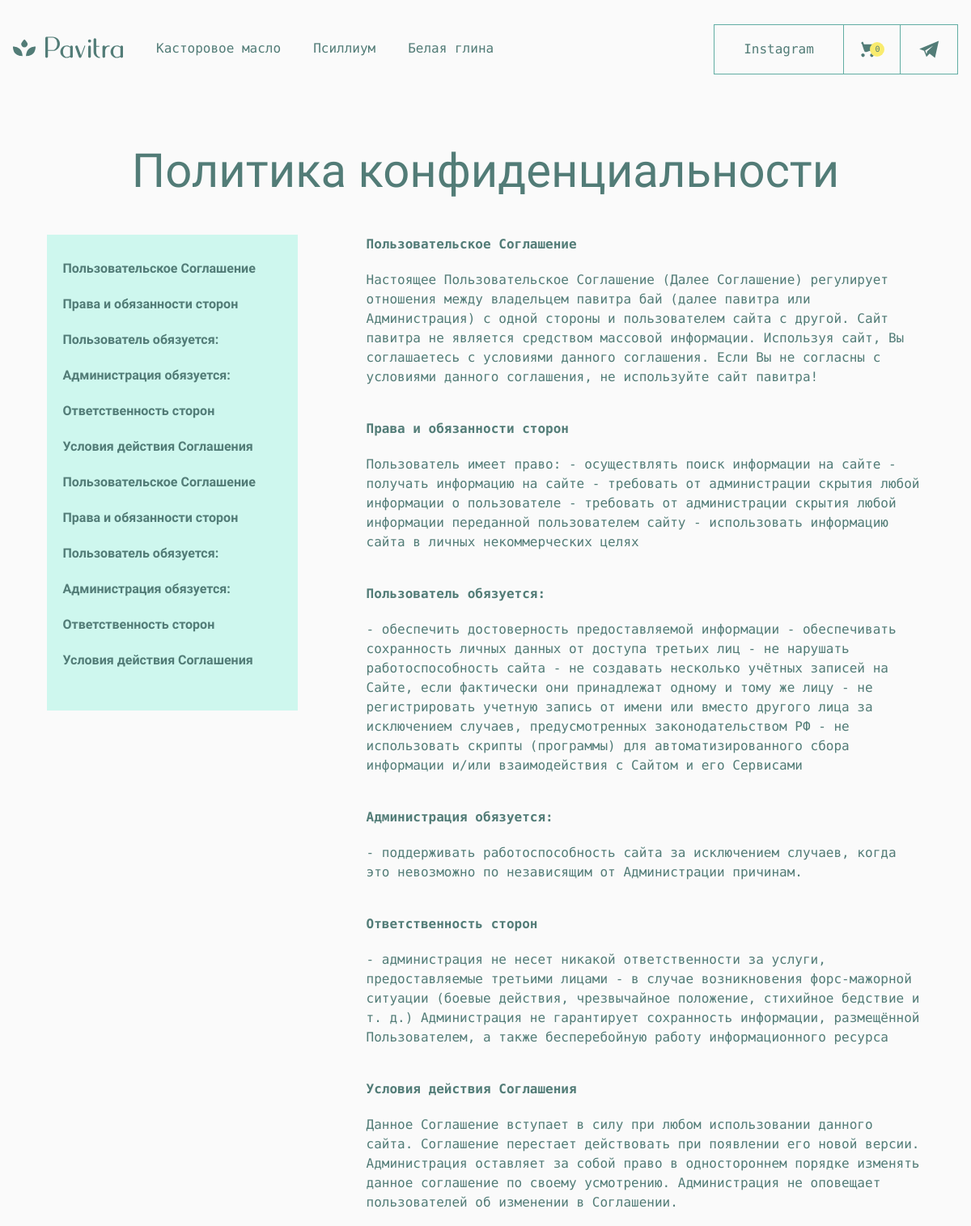
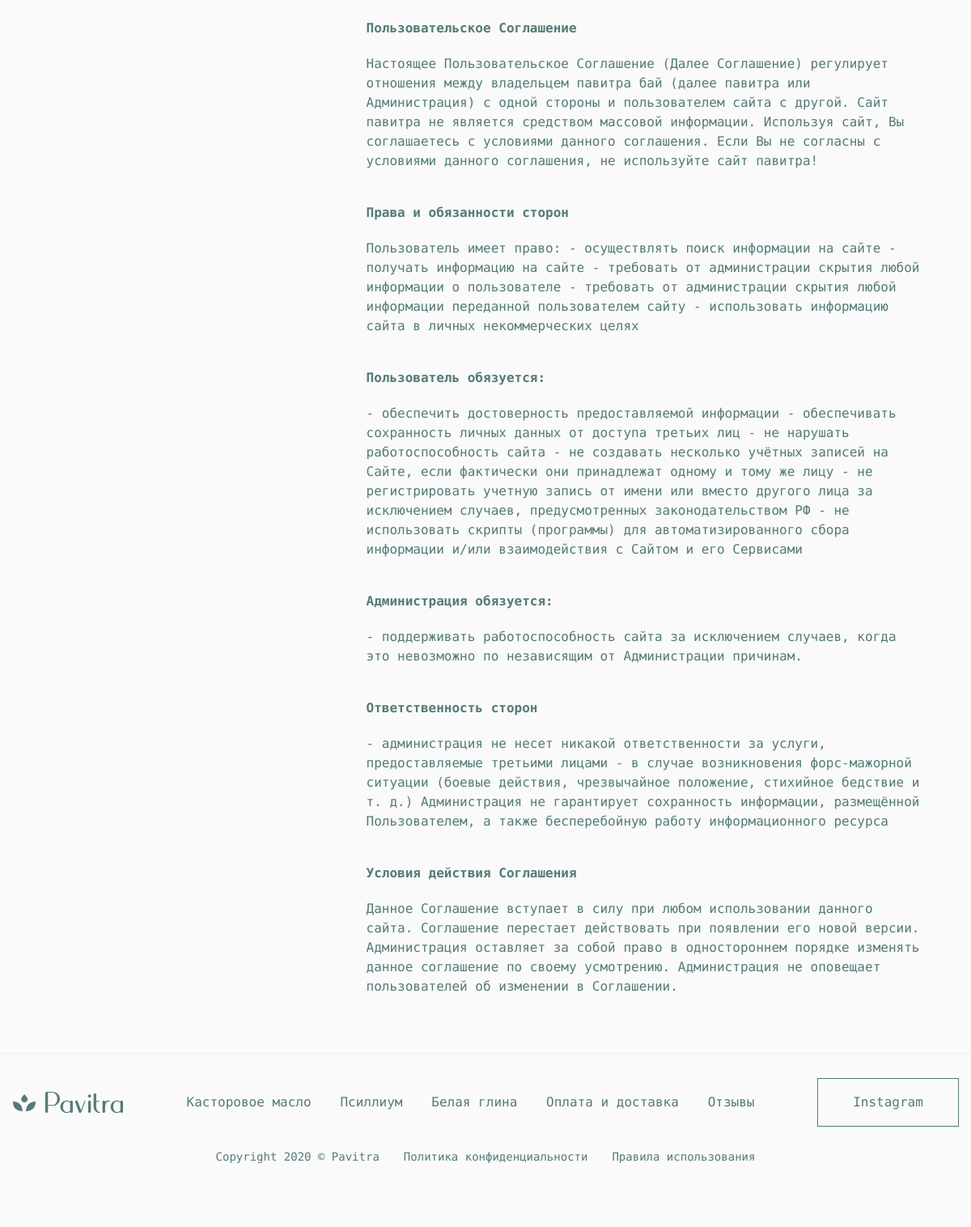
/polit, run on the app's committed database (2 pictures, top to bottom).
### main.py (models this page shows, shortened)
class Admin_data(db.Model):
    id = db.Column(db.Integer, primary_key=True)
    block_id = db.Column(db.String(255))
    page = db.Column(db.String(255), nullable=False)
    key = db.Column(db.String(255), nullable=False)
    value = db.Column(db.String(255))

### main.py (the view)
@app.route('/polit', methods=['GET'])
def polit():
    if request.method == 'GET':
        elems = db.session.query(Admin_data).filter(Admin_data.page=='polit').all()
        return render_template('polit_page.html', elems=elems)

### templates/polit_page.html (shortened to what this page needs)
{% extends 'base.html' %}
{% block styles %}
<link rel="stylesheet" href="{{ url_for('static', filename='css/polit.css') }}">
{% endblock %}
{% block header %}
{% include 'nav.html' %}
{% endblock %}
{% block main %}
<main class='main'>
  <div class="container">
    <div class="polit">
      <h2 class="polit__title philosopher">Политика конфиденциальности</h2>
      <div class="polit__main">
        <aside class="polit__aside">
          <ul>
            {% for elem in elems %}
              <li>
                <a class="philosopher" href="#{{elem.block_id}}">{{elem.key}}</a>
              </li>
            {% endfor %}
          </ul>
        </aside>
        <div class="polit__wrap">
          {% for elem in elems %}
            <div class="elem" id="{{elem.block_id}}">
              <div class='elem__title'>{{ elem.key }}</div>
              <div class="elem__text">
                {{ elem.value }}
              </div>
            </div>
          {% endfor %}
        </div>
      </div>
    </div>
  </div>
</main>
{% endblock %}

### static/css/polit.css (style rules this page uses)
* { -webkit-box-sizing: border-box; box-sizing: border-box; }
body { background-color: #FAFAFA; color: #527C77; position: relative; min-height: 100vh; }
body, header, footer, button { font-size: 16px; margin: 0; line-height: 150%; font-family: "PT Mono", monospace; }
a { text-decoration: none; color: inherit; }
ul { margin: 0; padding: 0; }
.container { max-width: 1200px; padding: 0 15px; width: 100%; position: relative; margin: 0 auto; }
.philosopher { font-family: "Philosopher", sans-serif; }
button, button:focus, a, a:focus, input, input:focus, textarea { outline: none; cursor: pointer; }
h1, h2, h3, h4, h5, h6, blockquote { font-family: "Philosopher", sans-serif; line-height: 100%; margin: 0; }
h1, h2, h3, h4, h5, h6 { font-weight: normal; }
h2 { font-size: 58px; }
.polit { width: 100%; padding-bottom: 30px; }
.polit__title { text-align: center; padding-top: 60px; }
.polit__main { display: -webkit-box; display: -ms-flexbox; display: flex; -webkit-box-orient: horizontal; -webkit-box-direction: normal; -ms-flex-direction: row; flex-direction: row; -ms-flex-pack: distribute; justify-content: space-around; -webkit-box-align: start; -ms-flex-align: start; align-items: flex-start; margin-top: 50px; }
.polit__aside { max-width: 310px; width: 100%; background-color: #CEF7EE; padding: 30px 20px; }
.polit__aside ul { list-style: none; }
.polit__aside ul li { display: block; padding-bottom: 20px; }
.polit__aside ul li a { font-weight: 700; }
.polit__wrap { max-width: 690px; width: 100%; }
.elem { margin-bottom: 40px; }
.elem__title { margin-bottom: 20px; font-weight: 700; }

### data on the page
Admin_data: key "Пользовательское Соглашение", value "Настоящее Пользовательское Соглашение (Далее Соглашение) регулирует отношения между владельцем павитра бай (далее павитра или Администрация) с одной стороны и пользователем сайта с другой. Сайт павитра не является средством массовой информации. Используя сайт, Вы соглашаетесь с условиями данного соглашения. Если Вы не согласны с условиями данного соглашения, не используйте сайт павитра!"
Admin_data: key "Права и обязанности сторон", value "Пользователь имеет право: - осуществлять поиск информации на сайте - получать информацию на сайте - требовать от администрации скрытия любой информации о пользователе - требовать от администрации скрытия любой информации переданной пользователем сайту - использовать информацию сайта в личных некоммерческих целях"
Admin_data: key "Пользователь обязуется:", value "- обеспечить достоверность предоставляемой информации - обеспечивать сохранность личных данных от доступа третьих лиц - не нарушать работоспособность сайта - не создавать несколько учётных записей на Сайте, если фактически они принадлежат одному и тому же лицу - не регистрировать учетную запись от имени или вместо другого лица за исключением случаев, предусмотренных законодательством РФ - не использовать скрипты (программы) для автоматизированного сбора информации и/или взаимодействия с Сайтом и его Сервисами"
Admin_data: key "Администрация обязуется:", value "- поддерживать работоспособность сайта за исключением случаев, когда это невозможно по независящим от Администрации причинам."
Admin_data: key "Ответственность сторон", value "- администрация не несет никакой ответственности за услуги, предоставляемые третьими лицами - в случае возникновения форс-мажорной ситуации (боевые действия, чрезвычайное положение, стихийное бедствие и т. д.) Администрация не гарантирует сохранность информации, размещённой Пользователем, а также бесперебойную работу информационного ресурса"
Admin_data: key "Условия действия Соглашения", value "Данное Соглашение вступает в силу при любом использовании данного сайта. Соглашение перестает действовать при появлении его новой версии. Администрация оставляет за собой право в одностороннем порядке изменять данное соглашение по своему усмотрению. Администрация не оповещает пользователей об изменении в Соглашении."
Admin_data: key "Пользовательское Соглашение", value "Настоящее Пользовательское Соглашение (Далее Соглашение) регулирует отношения между владельцем павитра бай (далее павитра или Администрация) с одной стороны и пользователем сайта с другой. Сайт павитра не является средством массовой информации. Используя сайт, Вы соглашаетесь с условиями данного соглашения. Если Вы не согласны с условиями данного соглашения, не используйте сайт павитра!"
Admin_data: key "Права и обязанности сторон", value "Пользователь имеет право: - осуществлять поиск информации на сайте - получать информацию на сайте - требовать от администрации скрытия любой информации о пользователе - требовать от администрации скрытия любой информации переданной пользователем сайту - использовать информацию сайта в личных некоммерческих целях"
Admin_data: key "Пользователь обязуется:", value "- обеспечить достоверность предоставляемой информации - обеспечивать сохранность личных данных от доступа третьих лиц - не нарушать работоспособность сайта - не создавать несколько учётных записей на Сайте, если фактически они принадлежат одному и тому же лицу - не регистрировать учетную запись от имени или вместо другого лица за исключением случаев, предусмотренных законодательством РФ - не использовать скрипты (программы) для автоматизированного сбора информации и/или взаимодействия с Сайтом и его Сервисами"
Admin_data: key "Администрация обязуется:", value "- поддерживать работоспособность сайта за исключением случаев, когда это невозможно по независящим от Администрации причинам."
Admin_data: key "Ответственность сторон", value "- администрация не несет никакой ответственности за услуги, предоставляемые третьими лицами - в случае возникновения форс-мажорной ситуации (боевые действия, чрезвычайное положение, стихийное бедствие и т. д.) Администрация не гарантирует сохранность информации, размещённой Пользователем, а также бесперебойную работу информационного ресурса"
Admin_data: key "Условия действия Соглашения", value "Данное Соглашение вступает в силу при любом использовании данного сайта. Соглашение перестает действовать при появлении его новой версии. Администрация оставляет за собой право в одностороннем порядке изменять данное соглашение по своему усмотрению. Администрация не оповещает пользователей об изменении в Соглашении."
